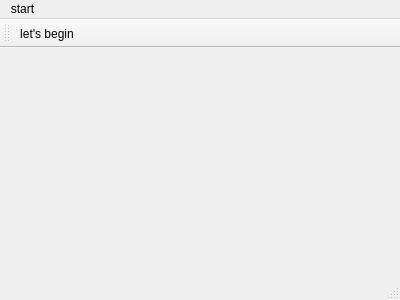
<?xml version="1.0" encoding="UTF-8"?>
<ui version="4.0">
 <class>MainWindow</class>
 <widget class="QMainWindow" name="MainWindow">
  <property name="geometry">
   <rect>
    <x>0</x>
    <y>0</y>
    <width>400</width>
    <height>300</height>
   </rect>
  </property>
  <property name="windowTitle">
   <string>MainWindow</string>
  </property>
  <widget class="QWidget" name="centralWidget"/>
  <widget class="QMenuBar" name="menuBar">
   <property name="geometry">
    <rect>
     <x>0</x>
     <y>0</y>
     <width>400</width>
     <height>26</height>
    </rect>
   </property>
   <widget class="QMenu" name="menustart">
    <property name="title">
     <string>start</string>
    </property>
    <addaction name="actionlet_s_begin"/>
   </widget>
   <addaction name="menustart"/>
  </widget>
  <widget class="QToolBar" name="mainToolBar">
   <attribute name="toolBarArea">
    <enum>TopToolBarArea</enum>
   </attribute>
   <attribute name="toolBarBreak">
    <bool>false</bool>
   </attribute>
   <addaction name="actionlet_s_begin"/>
  </widget>
  <widget class="QStatusBar" name="statusBar"/>
  <action name="actionlet_s_begin">
   <property name="text">
    <string>let's begin</string>
   </property>
  </action>
 </widget>
 <layoutdefault spacing="6" margin="11"/>
 <resources/>
 <connections/>
</ui>
